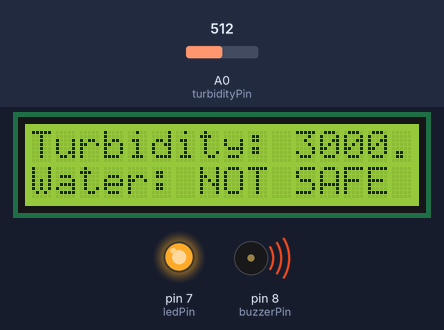
A sketch run on a simulated Arduino Uno, built with avr-gcc and run on an emulated ATmega328P. Parts: 16×2 character LCD, output pins drawn as LEDs (lit = HIGH), buzzer (waves = sounding, pin HIGH). The inputs (shaded band) are chosen by the test bench; at power-on: A0 (turbidityPin) = 512. What the sketch prints to the serial monitor is not drawn.

Above: at 5.2 s.
5.3 s: A0 (turbidityPin) set to 851
At 6.9 s:
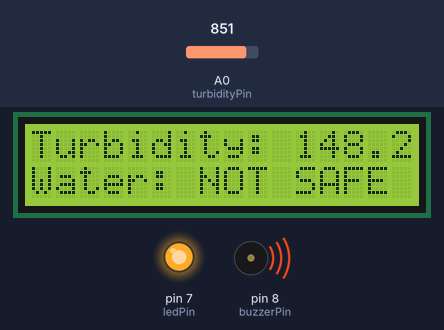
7.7 s: A0 (turbidityPin) set to 870
At 8.6 s:
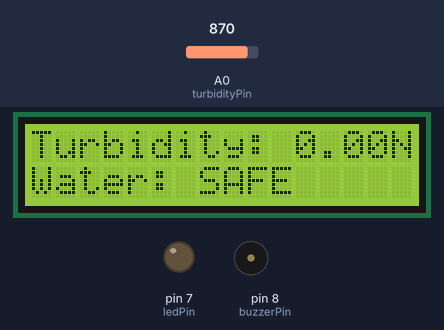
9.7 s: A0 (turbidityPin) set to 716
At 11.5 s:
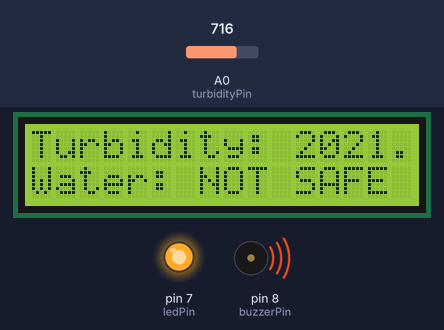
11.8 s: A0 (turbidityPin) set to 900
At 13.5 s:
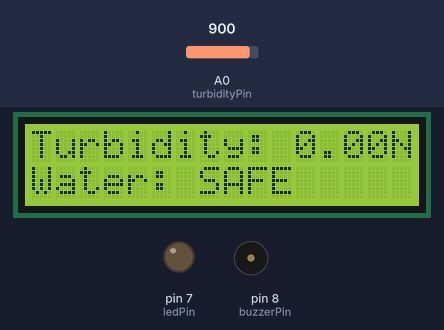
13.9 s: A0 (turbidityPin) set to 511
At 15.3 s:
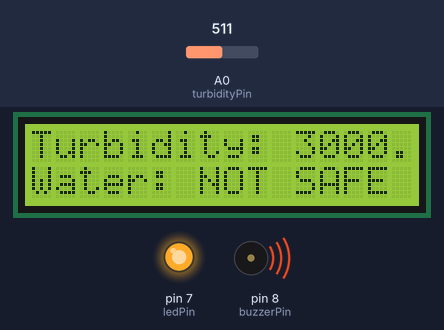
Timing chart, 0 to 16.9 s (numbered marks = the images above; inputs shaded):
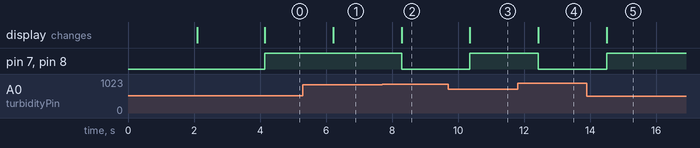

The sketch:

water_quality_monitoring.ino
```cpp
#include <Wire.h>
#include <LiquidCrystal_I2C.h>
// Pin connections
const int turbidityPin = A0; // Sensor analog output to A0
const int buzzerPin = 8; // Buzzer to digital pin 8
const int ledPin = 7; // LED to digital pin 7
float voltage, turbidity;
// LCD setup (16x2 LCD, common I2C addresses: 0x27 or 0x3F)
LiquidCrystal_I2C lcd(0x27, 16, 2);
void setup() {
Serial.begin(9600);
pinMode(buzzerPin, OUTPUT);
pinMode(ledPin, OUTPUT);
// Initialize LCD
lcd.init();
lcd.backlight();
lcd.setCursor(0, 0);
lcd.print("Initializing...");
delay(2000);
// Test LCD
lcd.clear();
lcd.setCursor(0, 0);
lcd.print("LCD Working");
Serial.println("LCD should display 'LCD Working'");
delay(2000);
lcd.clear();
}
void loop() {
// Read turbidity sensor
int sensorValue = analogRead(turbidityPin);
voltage = sensorValue * (5.0 / 1023.0);
turbidity = -1120.4 * voltage * voltage + 5742.3 * voltage - 4352.9;

// Prevent negative values
if (turbidity < 0) turbidity = 0;
// Print on Serial Monitor
Serial.print("Voltage: ");
Serial.print(voltage);
Serial.print(" V, Turbidity: ");
Serial.print(turbidity, 2);
Serial.println(" NTU");
// Display on LCD
lcd.clear();
lcd.setCursor(0, 0);
lcd.print("Turbidity: ");
lcd.print(turbidity, 2);
lcd.print("NTU");
// WHO safe drinking water threshold
const float turbidityThreshold = 5.0;
lcd.setCursor(0, 1);
if (turbidity > turbidityThreshold) {
lcd.print("Water: NOT SAFE");
digitalWrite(buzzerPin, HIGH);
digitalWrite(ledPin, HIGH);

} else {
lcd.print("Water: SAFE ");
digitalWrite(buzzerPin, LOW);
digitalWrite(ledPin, LOW);
}
delay(1000); // Update every second

}
```

Measured:
- the behaviour switches between 859 and 860 on A0 (turbidityPin) (found by bisection; images 1 and 2)
- after the input at 5.3 s, the display: changes after 0.91 s (image 1)
- after the input at 7.7 s, pin 7 (ledPin), pin 8 (buzzerPin): HIGH → LOW after 0.58 s; the display: changes after 0.58 s (image 2)
- after the input at 9.7 s, pin 7 (ledPin), pin 8 (buzzerPin): LOW → HIGH after 0.66 s; the display: changes after 0.66 s (image 3)
- after the input at 11.8 s, pin 7 (ledPin), pin 8 (buzzerPin): HIGH → LOW after 0.63 s; the display: changes after 0.63 s (image 4)
- after the input at 13.9 s, pin 7 (ledPin), pin 8 (buzzerPin): LOW → HIGH after 0.60 s; the display: changes after 0.60 s (image 5)
